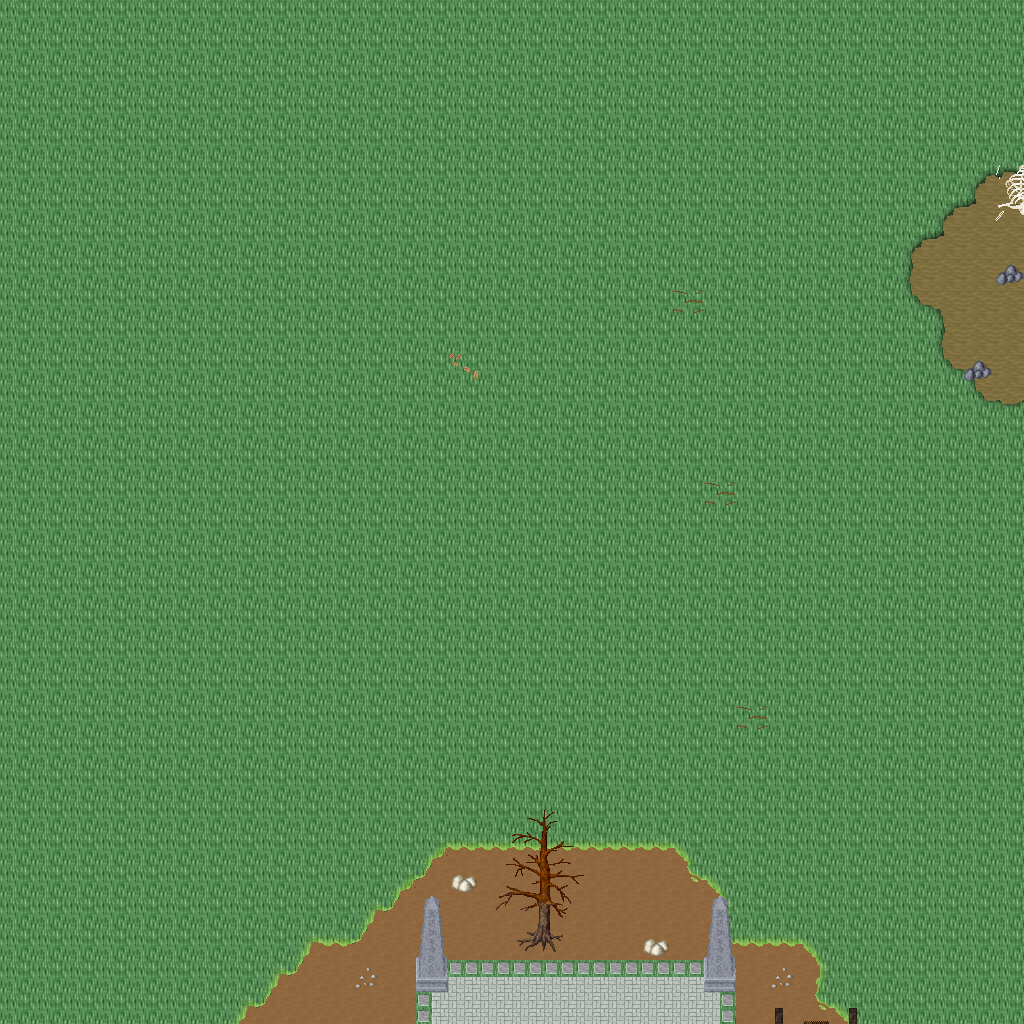

A level layout from a 2D game, rendered from its tile map. Below: a short description, then the map file with tile-grid data replaced by summaries:
An orthogonal 32x32 tile map with 32x32 px tiles, 5 tile layers (Ground, Objects, Objects2, Above, ...), 1 hidden layer not drawn, 50 tilesets.

<map version="1.10" tiledversion="1.11.0" orientation="orthogonal" renderorder="right-down" width="32" height="32" tilewidth="32" tileheight="32" infinite="0" nextlayerid="11" nextobjectid="1">
 <tileset firstgid="1" name="ground_ground" tilewidth="32" tileheight="32" tilecount="33" columns="3">
  <image source="../drawable/ground_ground.png" width="96" height="352" />
 </tileset>
 <tileset firstgid="34" name="building_castle" tilewidth="32" tileheight="32" tilecount="320" columns="20">
  <image source="../drawable/building_castle.png" width="640" height="512" />
 </tileset>
 <tileset firstgid="354" name="furniture_carpet_carpets_2" tilewidth="32" tileheight="32" tilecount="20" columns="4">
  <image source="../drawable/furniture_carpet_carpets_2.png" width="128" height="160" />
 </tileset>
 <tileset firstgid="374" name="ground_indoor_tiles" tilewidth="32" tileheight="32" tilecount="8" columns="2">
  <image source="../drawable/ground_indoor_tiles.png" width="64" height="128" />
 </tileset>
 <tileset firstgid="382" name="building_entrance_int_iron_bars" tilewidth="32" tileheight="32" tilecount="12" columns="3">
  <image source="../drawable/building_entrance_int_iron_bars.png" width="96" height="128" />
 </tileset>
 <tileset firstgid="394" name="plant_bush_hedge" tilewidth="32" tileheight="32" tilecount="35" columns="5">
  <image source="../drawable/plant_bush_hedge.png" width="160" height="224" />
 </tileset>
 <tileset firstgid="429" name="building_church" tilewidth="32" tileheight="32" tilecount="56" columns="8">
  <image source="../drawable/building_church.png" width="256" height="224" />
 </tileset>
 <tileset firstgid="485" name="logic_collision" tilewidth="32" tileheight="32" tilecount="1" columns="1">
  <image source="../drawable/logic_collision.png" width="32" height="32" />
 </tileset>
 <tileset firstgid="486" name="logic_item_vegetable" tilewidth="32" tileheight="32" tilecount="16" columns="8">
  <image source="../drawable/logic_item_vegetable.png" width="256" height="64" />
 </tileset>
 <tileset firstgid="502" name="ground_rock_rocks" tilewidth="32" tileheight="32" tilecount="4" columns="2">
  <image source="../drawable/ground_rock_rocks.png" width="64" height="64" />
 </tileset>
 <tileset firstgid="506" name="item_corpse_huge_animal" tilewidth="32" tileheight="32" tilecount="16" columns="2">
  <image source="../drawable/item_corpse_huge_animal.png" width="64" height="256" />
 </tileset>
 <tileset firstgid="522" name="plant_tree_dead_tree_4" tilewidth="32" tileheight="32" tilecount="20" columns="4">
  <image source="../drawable/plant_tree_dead_tree_4.png" width="128" height="160" />
 </tileset>
 <tileset firstgid="542" name="logic_creature_undead" tilewidth="32" tileheight="32" tilecount="16" columns="8">
  <image source="../drawable/logic_creature_undead.png" width="256" height="64" />
 </tileset>
 <tileset firstgid="558" name="plant_tree_dead_tree_2" tilewidth="32" tileheight="32" tilecount="20" columns="4">
  <image source="../drawable/plant_tree_dead_tree_2.png" width="128" height="160" />
 </tileset>
 <tileset firstgid="578" name="item_gothic_headstone_2" tilewidth="32" tileheight="32" tilecount="3" columns="1">
  <image source="../drawable/item_gothic_headstone_2.png" width="32" height="96" />
 </tileset>
 <tileset firstgid="581" name="building_house_3" tilewidth="32" tileheight="32" tilecount="48" columns="6">
  <image source="../drawable/building_house_3.png" width="192" height="256" />
 </tileset>
 <tileset firstgid="629" name="object_scarecrow" tilewidth="32" tileheight="32" tilecount="2" columns="1">
  <image source="../drawable/object_scarecrow.png" width="32" height="64" />
 </tileset>
 <tileset firstgid="631" name="plant_tree_fall_trees" tilewidth="32" tileheight="32" tilecount="40" columns="8">
  <image source="../drawable/plant_tree_fall_trees.png" width="256" height="160" />
 </tileset>
 <tileset firstgid="671" name="logic_creature_undead_fallen" tilewidth="32" tileheight="32" tilecount="16" columns="8">
  <image source="../drawable/logic_creature_undead_fallen.png" width="256" height="64" />
 </tileset>
 <tileset firstgid="687" name="building_decoration_orbpedestal" tilewidth="32" tileheight="32" tilecount="2" columns="1">
  <image source="../drawable/building_decoration_orbpedestal.png" width="32" height="64" />
 </tileset>
 <tileset firstgid="689" name="ground_rock_rocks_3" tilewidth="32" tileheight="32" tilecount="16" columns="4">
  <image source="../drawable/ground_rock_rocks_3.png" width="128" height="128" />
 </tileset>
 <tileset firstgid="705" name="plant_tree_chestnut_tree" tilewidth="32" tileheight="32" tilecount="20" columns="4">
  <image source="../drawable/plant_tree_chestnut_tree.png" width="128" height="160" />
 </tileset>
 <tileset firstgid="725" name="plant_stump_hollow_logs" tilewidth="32" tileheight="32" tilecount="6" columns="3">
  <image source="../drawable/plant_stump_hollow_logs.png" width="96" height="64" />
 </tileset>
 <tileset firstgid="731" name="logic_creature_golem" tilewidth="32" tileheight="32" tilecount="4" columns="4">
  <image source="../drawable/logic_creature_golem.png" width="128" height="32" />
 </tileset>
 <tileset firstgid="735" name="ground_grass_edges" tilewidth="32" tileheight="32" tilecount="36" columns="12">
  <image source="../drawable/ground_grass_edges.png" width="384" height="96" />
 </tileset>
 <tileset firstgid="771" name="ground_grass_corners" tilewidth="32" tileheight="32" tilecount="24" columns="6">
  <image source="../drawable/ground_grass_corners.png" width="192" height="128" />
 </tileset>
 <tileset firstgid="795" name="ground_water_pool" tilewidth="32" tileheight="32" tilecount="72" columns="3">
  <image source="../drawable/ground_water_pool.png" width="96" height="768" />
 </tileset>
 <tileset firstgid="867" name="ground_earth_edges" tilewidth="32" tileheight="32" tilecount="18" columns="6">
  <image source="../drawable/ground_earth_edges.png" width="192" height="96" />
 </tileset>
 <tileset firstgid="885" name="logic_creature_ent" tilewidth="32" tileheight="32" tilecount="4" columns="4">
  <image source="../drawable/logic_creature_ent.png" width="128" height="32" />
 </tileset>
 <tileset firstgid="889" name="plant_leaves" tilewidth="32" tileheight="32" tilecount="8" columns="4">
  <image source="../drawable/plant_leaves.png" width="128" height="64" />
 </tileset>
 <tileset firstgid="897" name="object_well_hoist" tilewidth="32" tileheight="32" tilecount="9" columns="3">
  <image source="../drawable/object_well_hoist.png" width="96" height="96" />
 </tileset>
 <tileset firstgid="906" name="building_stairs_grey_stone_stairs_down" tilewidth="32" tileheight="32" tilecount="6" columns="3">
  <image source="../drawable/building_stairs_grey_stone_stairs_down.png" width="96" height="64" />
 </tileset>
 <tileset firstgid="912" name="ground_green_paving" tilewidth="32" tileheight="32" tilecount="18" columns="3">
  <image source="../drawable/ground_green_paving.png" width="96" height="192" />
 </tileset>
 <tileset firstgid="930" name="plant_tree_tree_darkgreen" tilewidth="32" tileheight="32" tilecount="88" columns="8">
  <image source="../drawable/plant_tree_tree_darkgreen.png" width="256" height="352" />
 </tileset>
 <tileset firstgid="1018" name="light_dim_light_7x5" tilewidth="32" tileheight="32" tilecount="35" columns="7">
  <image source="../drawable/light_dim_light_7x5.png" width="224" height="160" />
 </tileset>
 <tileset firstgid="1053" name="furniture_light_lamp_bronze" tilewidth="32" tileheight="32" tilecount="3" columns="1">
  <image source="../drawable/furniture_light_lamp_bronze.png" width="32" height="96" />
 </tileset>
 <tileset firstgid="1056" name="light_light_5x5" tilewidth="32" tileheight="32" tilecount="25" columns="5">
  <image source="../drawable/light_light_5x5.png" width="160" height="160" />
 </tileset>
 <tileset firstgid="1081" name="plant_tree_pine_tree" tilewidth="32" tileheight="32" tilecount="20" columns="4">
  <image source="../drawable/plant_tree_pine_tree.png" width="128" height="160" />
 </tileset>
 <tileset firstgid="1101" name="plant_tree_pine_tree_1" tilewidth="32" tileheight="32" tilecount="20" columns="4">
  <image source="../drawable/plant_tree_pine_tree_1.png" width="128" height="160" />
 </tileset>
 <tileset firstgid="1121" name="furniture_chair_bench_wooden" tilewidth="32" tileheight="32" tilecount="8" columns="2">
  <image source="../drawable/furniture_chair_bench_wooden.png" width="64" height="128" />
 </tileset>
 <tileset firstgid="1129" name="plant_flower_flowers_mixed" tilewidth="32" tileheight="32" tilecount="16" columns="4">
  <image source="../drawable/plant_flower_flowers_mixed.png" width="128" height="128" />
 </tileset>
 <tileset firstgid="1145" name="building_thatched_roof_cottage1" tilewidth="32" tileheight="32" tilecount="20" columns="4">
  <image source="../drawable/building_thatched_roof_cottage1.png" width="128" height="160" />
 </tileset>
 <tileset firstgid="1165" name="item_blood_floor_stain" tilewidth="32" tileheight="32" tilecount="1" columns="1">
  <image source="../drawable/item_blood_floor_stain.png" width="32" height="32" />
 </tileset>
 <tileset firstgid="1166" name="item_firewood" tilewidth="32" tileheight="32" tilecount="12" columns="3">
  <image source="../drawable/item_firewood.png" width="96" height="128" />
 </tileset>
 <tileset firstgid="1178" name="item_gothic_headstone_1" tilewidth="32" tileheight="32" tilecount="1" columns="1">
  <image source="../drawable/item_gothic_headstone_1.png" width="32" height="32" />
 </tileset>
 <tileset firstgid="1179" name="item_gothic_tiny_headstone" tilewidth="32" tileheight="32" tilecount="1" columns="1">
  <image source="../drawable/item_gothic_tiny_headstone.png" width="32" height="32" />
 </tileset>
 <tileset firstgid="1180" name="plant_mosses" tilewidth="32" tileheight="32" tilecount="16" columns="4">
  <image source="../drawable/plant_mosses.png" width="128" height="128" />
 </tileset>
 <tileset firstgid="1196" name="building_fence_wooden_brown_fence" tilewidth="32" tileheight="32" tilecount="42" columns="7">
  <image source="../drawable/building_fence_wooden_brown_fence.png" width="224" height="192" />
 </tileset>
 <tileset firstgid="1238" name="logic_creature_undead_skeleton" tilewidth="32" tileheight="32" tilecount="6" columns="6">
  <image source="../drawable/logic_creature_undead_skeleton.png" width="192" height="32" />
 </tileset>
 <tileset firstgid="1244" name="logic_creature_undead_specter" tilewidth="32" tileheight="32" tilecount="6" columns="6">
  <image source="../drawable/logic_creature_undead_specter.png" width="192" height="32" />
 </tileset>
 <layer id="1" name="Ground" width="32" height="32">
  <data>[1024 cells, 1024 non-empty, 4 distinct tile ids]</data>
 </layer>
 <layer id="2" name="Objects" width="32" height="32">
  <data>[1024 cells, 69 non-empty, 28 distinct tile ids]</data>
 </layer>
 <layer id="3" name="Objects2" width="32" height="32">
  <data>[1024 cells, 4 non-empty, 3 distinct tile ids]</data>
 </layer>
 <layer id="4" name="Above" width="32" height="32">
  <data>[1024 cells, 23 non-empty, 21 distinct tile ids]</data>
 </layer>
 <layer id="5" name="Above2" width="32" height="32">
  <data>[1024 cells, 0 non-empty, 0 distinct tile ids]</data>
 </layer>
 <layer id="6" name="Walkable" width="32" height="32" visible="0">
  <data>[1024 cells, 10 non-empty, 1 distinct tile ids]</data>
 </layer>
 <objectgroup id="7" name="Mapevents" />
 <objectgroup id="8" name="Spawn" />
 <objectgroup id="9" name="Keys" />
 <objectgroup id="10" name="Replace" />
</map>
